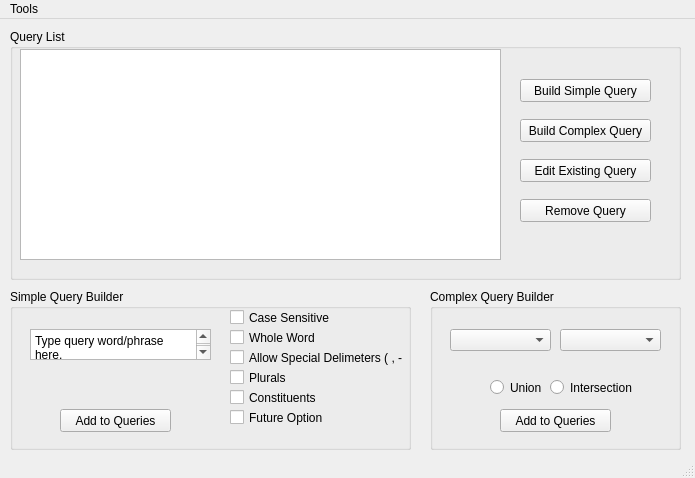
<?xml version="1.0" encoding="UTF-8"?>
<ui version="4.0">
 <class>MainWindow</class>
 <widget class="QMainWindow" name="MainWindow">
  <property name="geometry">
   <rect>
    <x>0</x>
    <y>0</y>
    <width>695</width>
    <height>478</height>
   </rect>
  </property>
  <property name="windowTitle">
   <string>MainWindow</string>
  </property>
  <widget class="QWidget" name="centralWidget">
   <widget class="QGroupBox" name="ComplexQuery">
    <property name="geometry">
     <rect>
      <x>430</x>
      <y>270</y>
      <width>251</width>
      <height>161</height>
     </rect>
    </property>
    <property name="title">
     <string>Complex Query Builder</string>
    </property>
    <widget class="QPushButton" name="pushButton">
     <property name="geometry">
      <rect>
       <x>70</x>
       <y>120</y>
       <width>111</width>
       <height>23</height>
      </rect>
     </property>
     <property name="text">
      <string>Add to Queries</string>
     </property>
    </widget>
    <widget class="QRadioButton" name="radioButton">
     <property name="geometry">
      <rect>
       <x>60</x>
       <y>90</y>
       <width>61</width>
       <height>17</height>
      </rect>
     </property>
     <property name="text">
      <string>Union</string>
     </property>
    </widget>
    <widget class="QRadioButton" name="radioButton_2">
     <property name="geometry">
      <rect>
       <x>120</x>
       <y>90</y>
       <width>82</width>
       <height>17</height>
      </rect>
     </property>
     <property name="text">
      <string>Intersection</string>
     </property>
    </widget>
    <widget class="QComboBox" name="comboBox">
     <property name="geometry">
      <rect>
       <x>20</x>
       <y>40</y>
       <width>101</width>
       <height>22</height>
      </rect>
     </property>
    </widget>
    <widget class="QComboBox" name="comboBox_2">
     <property name="geometry">
      <rect>
       <x>130</x>
       <y>40</y>
       <width>101</width>
       <height>22</height>
      </rect>
     </property>
    </widget>
   </widget>
   <widget class="QGroupBox" name="QueryList">
    <property name="geometry">
     <rect>
      <x>10</x>
      <y>10</y>
      <width>671</width>
      <height>251</height>
     </rect>
    </property>
    <property name="title">
     <string>Query List</string>
    </property>
    <widget class="QPushButton" name="SimpQuery">
     <property name="geometry">
      <rect>
       <x>510</x>
       <y>50</y>
       <width>131</width>
       <height>23</height>
      </rect>
     </property>
     <property name="text">
      <string>Build Simple Query</string>
     </property>
    </widget>
    <widget class="QPushButton" name="CompQuery">
     <property name="geometry">
      <rect>
       <x>510</x>
       <y>90</y>
       <width>131</width>
       <height>23</height>
      </rect>
     </property>
     <property name="text">
      <string>Build Complex Query</string>
     </property>
    </widget>
    <widget class="QPushButton" name="pushButton_3">
     <property name="geometry">
      <rect>
       <x>510</x>
       <y>130</y>
       <width>131</width>
       <height>23</height>
      </rect>
     </property>
     <property name="text">
      <string>Edit Existing Query</string>
     </property>
    </widget>
    <widget class="QPushButton" name="pushButton_4">
     <property name="geometry">
      <rect>
       <x>510</x>
       <y>170</y>
       <width>131</width>
       <height>23</height>
      </rect>
     </property>
     <property name="text">
      <string>Remove Query</string>
     </property>
    </widget>
    <widget class="QTableView" name="tableView">
     <property name="geometry">
      <rect>
       <x>10</x>
       <y>20</y>
       <width>481</width>
       <height>211</height>
      </rect>
     </property>
    </widget>
   </widget>
   <widget class="QGroupBox" name="groupBox">
    <property name="geometry">
     <rect>
      <x>10</x>
      <y>270</y>
      <width>401</width>
      <height>161</height>
     </rect>
    </property>
    <property name="title">
     <string>Simple Query Builder</string>
    </property>
    <widget class="QPlainTextEdit" name="plainTextEdit">
     <property name="geometry">
      <rect>
       <x>20</x>
       <y>40</y>
       <width>181</width>
       <height>31</height>
      </rect>
     </property>
     <property name="plainText">
      <string>Type query word/phrase here.</string>
     </property>
    </widget>
    <widget class="QCheckBox" name="checkBox">
     <property name="geometry">
      <rect>
       <x>220</x>
       <y>20</y>
       <width>111</width>
       <height>17</height>
      </rect>
     </property>
     <property name="text">
      <string>Case Sensitive</string>
     </property>
    </widget>
    <widget class="QCheckBox" name="checkBox_2">
     <property name="geometry">
      <rect>
       <x>220</x>
       <y>40</y>
       <width>101</width>
       <height>17</height>
      </rect>
     </property>
     <property name="text">
      <string>Whole Word</string>
     </property>
    </widget>
    <widget class="QCheckBox" name="checkBox_3">
     <property name="geometry">
      <rect>
       <x>220</x>
       <y>60</y>
       <width>181</width>
       <height>17</height>
      </rect>
     </property>
     <property name="text">
      <string>Allow Special Delimeters ( , -   )</string>
     </property>
    </widget>
    <widget class="QCheckBox" name="checkBox_4">
     <property name="geometry">
      <rect>
       <x>220</x>
       <y>80</y>
       <width>70</width>
       <height>17</height>
      </rect>
     </property>
     <property name="text">
      <string>Plurals</string>
     </property>
    </widget>
    <widget class="QCheckBox" name="checkBox_5">
     <property name="geometry">
      <rect>
       <x>220</x>
       <y>100</y>
       <width>101</width>
       <height>17</height>
      </rect>
     </property>
     <property name="text">
      <string>Constituents</string>
     </property>
    </widget>
    <widget class="QPushButton" name="pushButton_2">
     <property name="geometry">
      <rect>
       <x>50</x>
       <y>120</y>
       <width>111</width>
       <height>23</height>
      </rect>
     </property>
     <property name="text">
      <string>Add to Queries</string>
     </property>
    </widget>
    <widget class="QCheckBox" name="checkBox_6">
     <property name="geometry">
      <rect>
       <x>220</x>
       <y>120</y>
       <width>111</width>
       <height>17</height>
      </rect>
     </property>
     <property name="text">
      <string>Future Option</string>
     </property>
    </widget>
   </widget>
  </widget>
  <widget class="QMenuBar" name="menuBar">
   <property name="geometry">
    <rect>
     <x>0</x>
     <y>0</y>
     <width>695</width>
     <height>21</height>
    </rect>
   </property>
   <widget class="QMenu" name="menuTools">
    <property name="title">
     <string>Tools</string>
    </property>
    <addaction name="actionSave_Query_2"/>
    <addaction name="actionClear_Window"/>
   </widget>
   <addaction name="menuTools"/>
  </widget>
  <widget class="QStatusBar" name="statusBar"/>
  <action name="actionSave_Query">
   <property name="text">
    <string>Save Query</string>
   </property>
  </action>
  <action name="actionSave_Query_2">
   <property name="text">
    <string>Save Query</string>
   </property>
  </action>
  <action name="actionClear_Window">
   <property name="text">
    <string>Clear Window</string>
   </property>
  </action>
 </widget>
 <layoutdefault spacing="6" margin="11"/>
 <resources/>
 <connections/>
</ui>
